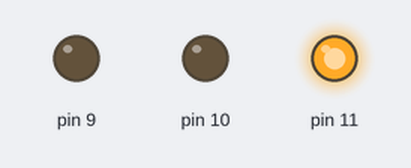
Recording of a sketch running on a simulated Arduino Uno, built with avr-gcc and run on an emulated ATmega328P. Shown: output pins drawn as LEDs (lit = HIGH).

Above: at 0.5 s.
At 1.5 s:
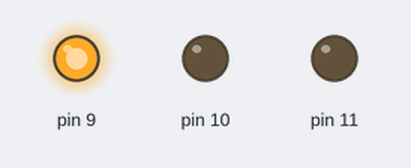
At 2.5 s:
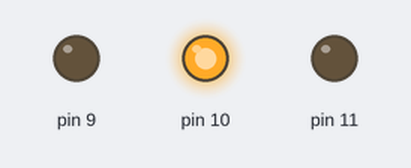
At 3.5 s:
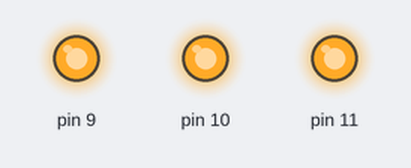
Timing chart, 0 to 5.2 s (numbered marks = the images above):
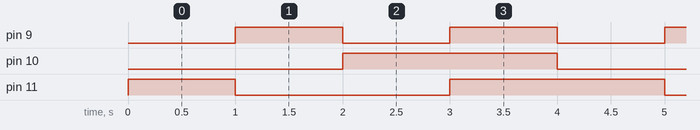

The sketch:

Lab4_RGB.ino
```cpp
// Lab 4
void setup()
{
  for (int i=9; i<=11; i++) {
    pinMode(i, OUTPUT);
  }
}

void loop()
{
  Red();
  Green();
  Blue();

  /* combinations of colors */
  digitalWrite(9, HIGH);
  digitalWrite(10, HIGH);
  digitalWrite(11, HIGH);
  delay(1000);
}

void Red()
{
  digitalWrite(9, LOW);
  digitalWrite(10, LOW);
  digitalWrite(11, HIGH);
  delay(1000);
}

void Green()
{
  digitalWrite(9, HIGH);
  digitalWrite(10, LOW);
  digitalWrite(11, LOW);
  delay(1000);
}

void Blue()
{
  digitalWrite(9, LOW);
  digitalWrite(10, HIGH);
  digitalWrite(11, LOW);
  delay(1000);
}
```

Measured:
- by itself, pin 9: alternates HIGH for 1.0 s and LOW for 1.0 s
- by itself, pin 10: alternates HIGH for 2.0 s and LOW for 2.0 s
- by itself, pin 11: repeats every 4.0 s: LOW 2.0 s, HIGH 2.0 s
